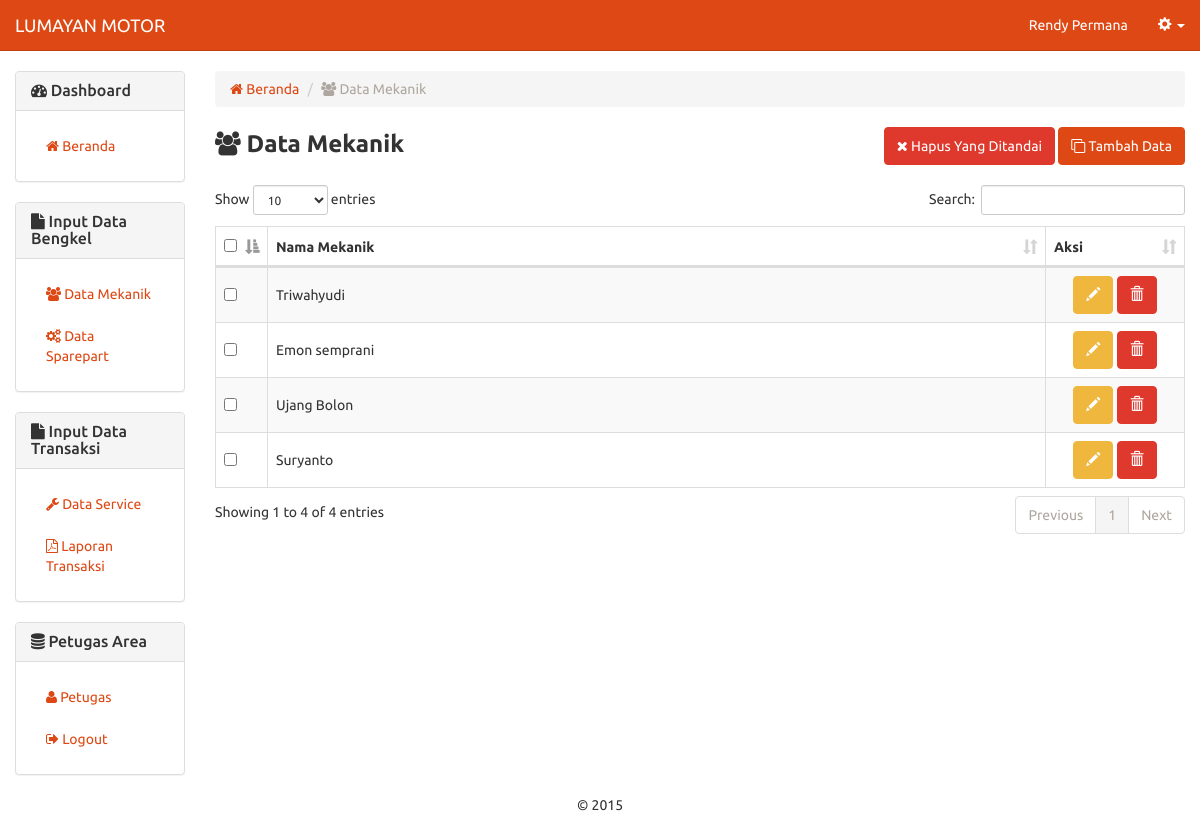
Screenshot of /mekanik.php (signed in) with the database file from the repository.
### tables this page shows
CREATE TABLE IF NOT EXISTS `213_mekanik` (
  `id_mekanik` int(5) unsigned NOT NULL,
  `nama_mekanik` varchar(50) DEFAULT NULL
);

### includes/mekanik.inc.php (called while the page is built, shortened)
<?php
class Mekanik{
  private $conn;
  private $table_name = "213_mekanik";
  public function __construct($db){
    $this->conn = $db;
  }
	function readAll(){
		$query = "SELECT * FROM ".$this->table_name." ORDER BY id_mekanik ASC";
		$stmt = $this->conn->prepare( $query );
		$stmt->execute();
		return $stmt;
	}
	function countAll(){
		$query = "SELECT * FROM ".$this->table_name." ORDER BY id_mekanik ASC";
		$stmt = $this->conn->prepare( $query );
		$stmt->execute();
		return $stmt->rowCount();
	}
}
?>

### mekanik.php (the view, shortened to what this page needs)
<?php
include "header.php";
include_once 'includes/mekanik.inc.php';
$pro = new Mekanik($db);
$stmt = $pro->readAll();
            ?>
<div class="row">
	<div class="col-xs-12 col-sm-12 col-md-2">
		  	<?php
			include_once 'sidebar.php';
			?>
	</div>
	<div class="col-xs-12 col-sm-12 col-md-10">
	<ol class="breadcrumb">
	  <li><a href="index.php"><span class="fa fa-home"></span> Beranda</a></li>
	  <li class="active"><span class="fa fa-users"></span> Data Mekanik</li>
	</ol>
<form method="post">
    <div class="row">
        <div class="col-md-6 text-left">
            <strong style="font-size:18pt;"><span class="fa fa-users"></span> Data Mekanik</strong>
        </div>
        <div class="col-md-6 text-right">
            <button type="submit" name="hapus-contengan" class="btn btn-danger"><span class="fa fa-close"></span> Hapus Yang Ditandai</button>
            <button type="button" onclick="location.href='mekanik-baru.php'" class="btn btn-primary"><span class="fa fa-clone"></span> Tambah Data</button>
        </div>
    </div>
    <br/>
    <table width="100%" class="table table-striped table-bordered" id="tabeldata">
        <thead>
            <tr>
                <th width="10px"><input type="checkbox" name="select-all" id="select-all" /></th>
                <th>Nama Mekanik</th>
                <th width="100px">Aksi</th>
            </tr>
        </thead>
               <tbody>
    <?php
    while ($row = $stmt->fetch(PDO::FETCH_ASSOC)){
    ?>
            <tr>
                <td style="vertical-align:middle;"><input type="checkbox" value="<?php echo $row['id_mekanik'] ?>" name="checkbox[]" /></td>
    	    <td style="vertical-align:middle;"><?php echo $row['nama_mekanik'] ?></td>
            <td class="text-center" style="vertical-align:middle;">
    		  <a href="mekanik-ubah.php?id=<?php echo $row['id_mekanik'] ?>" class="btn btn-warning"><span class="glyphicon glyphicon-pencil" aria-hidden="true"></span></a>
    		  <a href="mekanik-hapus.php?id=<?php echo $row['id_mekanik'] ?>" onclick="return confirm('Yakin ingin menghapus data')" class="btn btn-danger"><span class="glyphicon glyphicon-trash" aria-hidden="true"></span></a>
    	    </td>
            </tr>
    <?php
    }
    ?>
        </tbody>
    </table>
    </form>
</div>
</div>
<?php include "footer.php"; ?>

### rows the page displays
213_mekanik: nama_mekanik "Triwahyudi"
213_mekanik: nama_mekanik "Emon semprani"
213_mekanik: nama_mekanik "Ujang Bolon"
213_mekanik: nama_mekanik "Suryanto"

### other values shown
$_SESSION['nama_pengguna'] "Rendy Permana"
